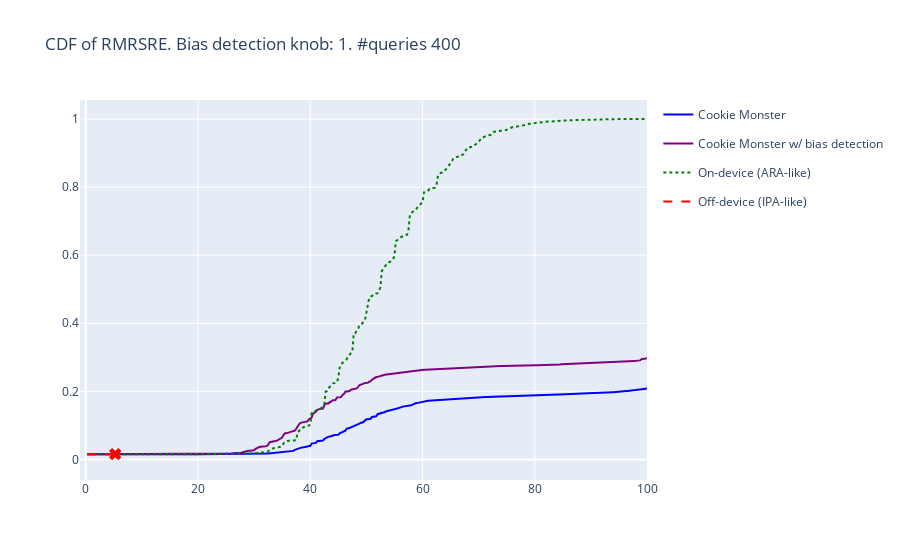

The notebook cell this image was saved under:
### Code cell
fig = go.Figure()
for trace in cdf(**cdf_args):
    fig.add_trace(trace)
fig.update_layout(title=f"CDF of RMRSRE. Bias detection knob: {bias_detection_knob}. #queries {num_queries}")

fig

### Figure 1 — Plotly figure (JSON) as saved in the notebook; plotly's stock layout.template omitted (floating-point values rounded to 4 significant figures; data arrays with more than 128 entries replaced by an {"elided": "..."} marker saying what was removed)
{"data": [{"legendgroup": "Cookie Monster", "line": {"dash": "solid"}, "marker": {"color": "blue", "symbol": "circle"}, "mode": "lines", "name": "Cookie Monster", "showlegend": true, "type": "scatter", "x": {"elided": "400 float values"}, "y": {"elided": "400 float values"}}, {"legendgroup": "Cookie Monster w/ bias detection", "line": {"dash": "solid"}, "marker": {"color": "purple", "symbol": "circle"}, "mode": "lines", "name": "Cookie Monster w/ bias detection", "showlegend": true, "type": "scatter", "x": {"elided": "400 float values"}, "y": {"elided": "400 float values"}}, {"legendgroup": "On-device (ARA-like)", "line": {"dash": "dot"}, "marker": {"color": "green", "symbol": "diamond"}, "mode": "lines", "name": "On-device (ARA-like)", "showlegend": true, "type": "scatter", "x": {"elided": "400 float values"}, "y": {"elided": "400 float values"}}, {"legendgroup": "Off-device (IPA-like)", "line": {"dash": "dash"}, "marker": {"color": "red", "symbol": "x"}, "mode": "lines", "name": "Off-device (IPA-like)", "showlegend": true, "type": "scatter", "x": [0.25, 0.5, 0.75, 1, 1.25, 1.5, 1.75, 2, 2.25, 2.5, 2.75, 3, 3.25, 3.5, 3.75, 4, 4.25, 4.5, 4.75, 5, 5.25], "y": [0.01552, 0.01553, 0.01554, 0.01554, 0.01556, 0.01556, 0.01556, 0.01556, 0.01556, 0.01556, 0.01558, 0.0156, 0.0156, 0.0156, 0.0156, 0.01561, 0.01562, 0.01562, 0.01564, 0.01566, 0.01568]}, {"legendgroup": "Off-device (IPA-like)", "marker": {"color": "red", "size": 11, "symbol": "x"}, "mode": "markers", "name": "Off-device (IPA-like)", "showlegend": false, "type": "scatter", "x": [5.25], "y": [0.01568]}], "layout": {"title": {"text": "CDF of RMRSRE. Bias detection knob: 1. #queries 400"}}}
